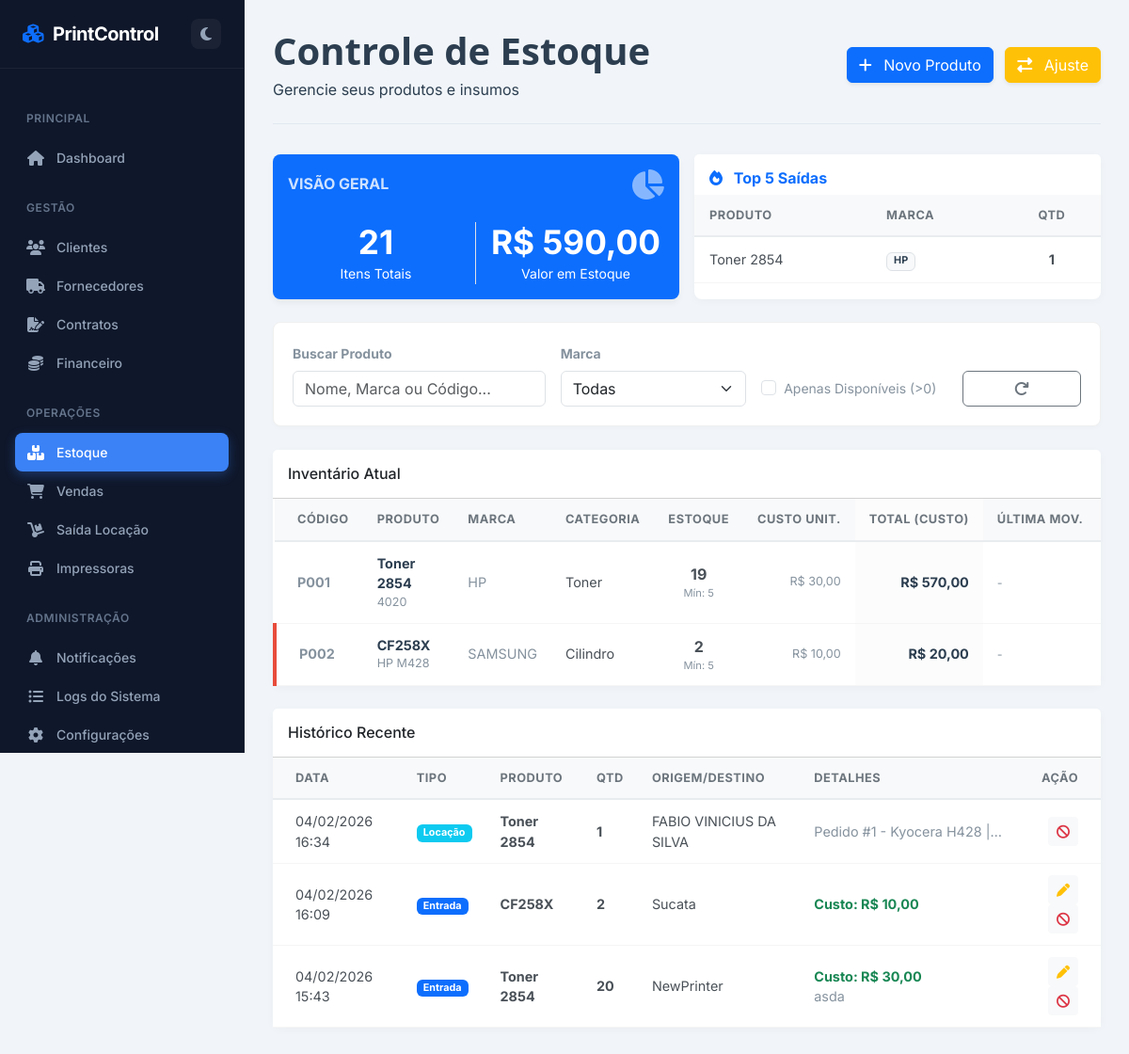
The page /estoque on the database its author committed.
### app.py (models this page shows)
class Produto(db.Model):
    id = db.Column(db.Integer, primary_key=True)
    nome = db.Column(db.String(100), nullable=False)
    categoria = db.Column(db.String(50))
    marca = db.Column(db.String(50))
    compatibilidade = db.Column(db.String(150))
    quantidade = db.Column(db.Integer, default=0)
    minimo = db.Column(db.Integer, default=5)
    valor_pago = db.Column(db.Float, default=0.0)
    valor_venda = db.Column(db.Float, default=0.0)
    observacao = db.Column(db.String(200))
    ativo = db.Column(db.Boolean, default=True)

class Movimentacao(db.Model):
    id = db.Column(db.Integer, primary_key=True)
    produto_id = db.Column(db.Integer, db.ForeignKey('produto.id'), nullable=False)
    tipo = db.Column(db.String(20))
    categoria_movimento = db.Column(db.String(50))
    numero_documento = db.Column(db.String(50))
    quantidade = db.Column(db.Integer, nullable=False)
    valor_unitario_entrada = db.Column(db.Float, default=0.0)
    data = db.Column(db.DateTime, default=datetime.now)
    destino_origem = db.Column(db.String(100))
    observacao = db.Column(db.String(200))
    pedido_id = db.Column(db.Integer, db.ForeignKey('pedido_saida.id'), nullable=True)
    status = db.Column(db.String(20), default='Ativo')
    justificativa_cancelamento = db.Column(db.String(255))
    produto = db.relationship('Produto', backref='movimentacoes')

### app.py (the view)
@app.route('/estoque')
def estoque():
    marca_filtro = request.args.get('marca')
    apenas_disponiveis = request.args.get('disponiveis')
    query = Produto.query
    if marca_filtro and marca_filtro != 'Todas': query = query.filter(Produto.marca.ilike(f'%{marca_filtro}%'))
    if apenas_disponiveis: query = query.filter(Produto.quantidade > 0)
    produtos = query.all()
    historico = Movimentacao.query.order_by(Movimentacao.data.desc()).limit(30).all()
    valor_total_estoque = sum([p.quantidade * p.valor_pago for p in produtos])
    total_itens_estoque = sum([p.quantidade for p in produtos])
    top_saidas = db.session.query(Produto.nome, Produto.marca, func.sum(Movimentacao.quantidade).label('total')).join(Movimentacao).filter(Movimentacao.tipo.in_(['Saida_Locacao', 'Venda', 'Ajuste_Saida']), Movimentacao.status != 'Cancelado').group_by(Produto.id).order_by(desc('total')).limit(30).all()
    marcas = db.session.query(Produto.marca).distinct().all()
    lista_marcas = [m[0] for m in marcas if m[0]]
    return render_template('estoque.html', produtos=produtos, historico=historico, marcas=lista_marcas, valor_total_estoque=valor_total_estoque, total_itens_estoque=total_itens_estoque, top_saidas=top_saidas)

### templates/estoque.html (shortened to what this page needs)
{% extends "base.html" %}
{% block content %}
<div id="estoque-page" class="page-content active">
    <div class="page-header">
        <div class="d-flex justify-content-between align-items-center">
            <div>
                <h1 class="page-title">Controle de Estoque</h1>
                <p class="page-subtitle mb-0">Gerencie seus produtos e insumos</p>
            </div>
            <div>
                <button class="btn btn-primary btn-action shadow-sm me-2" onclick="abrirModalCadastro()">
                    <i class="fas fa-plus me-2"></i> Novo Produto
                </button>
                <button class="btn btn-warning text-white btn-action shadow-sm" data-bs-toggle="modal" data-bs-target="#ajusteEstoqueModal">
                    <i class="fas fa-exchange-alt me-2"></i> Ajuste
                </button>
            </div>
        </div>
    </div>
    <div class="row mb-4 g-3">
        <div class="col-md-6">
            <div class="card card-overview bg-primary h-100">
                <div class="card-body">
                    <div class="d-flex justify-content-between align-items-center mb-4">
                        <h6 class="text-white text-uppercase mb-0 fw-bold" style="opacity: 0.8;">Visão Geral</h6>
                        <i class="fas fa-chart-pie fa-2x" style="opacity: 0.5;"></i>
                    </div>
                    <div class="row text-center">
                        <div class="col-6 border-end border-white-50">
                            <h2>{{ total_itens_estoque }}</h2>
                            <small>Itens Totais</small>
                        </div>
                        <div class="col-6">
                            <h2>{{ valor_total_estoque | currency }}</h2>
                            <small>Valor em Estoque</small>
                        </div>
                    </div>
                </div>
            </div>
        </div>
        <div class="col-md-6">
            <div class="card card-table h-100">
                <div class="card-header bg-white border-bottom-0 pt-3 pb-2">
                    <h6 class="mb-0 text-primary fw-bold"><i class="fas fa-fire me-2"></i> Top 5 Saídas</h6>
                </div>
                <div class="card-body p-0">
                    <div class="table-responsive">
                        <table class="table table-sm table-hover mb-0 align-middle">
                            <thead class="bg-light"><tr><th class="ps-3">PRODUTO</th><th>MARCA</th><th class="text-center pe-3">QTD</th></tr></thead>
                            <tbody>
                                {% for item in top_saidas %}
                                <tr>
                                    <td class="ps-3">{{ item.nome }}</td>
                                    <td><span class="badge bg-light text-dark border">{{ item.marca }}</span></td>
                                    <td class="text-center fw-bold pe-3">{{ item.total }}</td>
                                </tr>
                                {% else %}
                                <tr><td colspan="3" class="text-center text-muted py-3 small">Sem movimentações recentes.</td></tr>
                                {% endfor %}
                            </tbody>
                        </table>
                    </div>
                </div>
            </div>
        </div>
    </div>
    <div class="filter-bar">
        <div class="row g-3 align-items-end">
            <div class="col-md-4">
                <label class="form-label small text-muted fw-bold">Buscar Produto</label>
                <input type="text" class="form-control" id="filtroBusca" placeholder="Nome, Marca ou Código..." onkeyup="filtrarTabela()">
            </div>
            <div class="col-md-3">
                <label class="form-label small text-muted fw-bold">Marca</label>
                <select class="form-select" id="filtroMarca" onchange="filtrarTabela()">
                    <option value="">Todas</option>
                </select>
            </div>
            <div class="col-md-3">
                <div class="form-check mb-2">
                    <input class="form-check-input" type="checkbox" id="checkDisp" onchange="filtrarTabela()">
                    <label class="form-check-label small text-muted" for="checkDisp">Apenas Disponíveis (>0)</label>
                </div>
            </div>
            <div class="col-md-2 d-flex gap-2">
                <button type="button" class="btn btn-outline-secondary w-100" onclick="limparFiltros()" title="Limpar"><i class="fas fa-redo"></i></button>
            </div>
        </div>
    </div>
    <div class="card card-table">
        <div class="card-header bg-white py-3">
            <h5 class="card-title mb-0" style="font-size: 1rem;">Inventário Atual</h5>
        </div>
        <div class="card-body p-0">
            <div class="table-responsive table-scroll-10">
                <table class="table table-hover mb-0 align-middle" id="tabelaEstoque">
                    <thead>
                        <tr>
                            <th width="80" class="ps-4">CÓDIGO</th>
                            <th>PRODUTO</th>
                            <th>MARCA</th>
                            <th>CATEGORIA</th>
                            <th class="text-center">ESTOQUE</th>
                            <th class="text-end">CUSTO UNIT.</th>
                            <th class="text-end" style="background-color: #fcfcfc;">TOTAL (CUSTO)</th>
                            <th>ÚLTIMA MOV.</th>
                            <th>STATUS</th>
                        </tr>
                    </thead>
                    <tbody id="tbodyEstoque">
                        {% for produto in produtos %}
                            {% set limite_atencao = produto.minimo * (1 + config.margem_atencao_pct / 100) %}
                            {% set row_class = '' %}
                            {% set badge_html = '<span class="badge-pill badge-soft-success">Normal</span>' %}
                            {% if not produto.ativo %}
                                {% set row_class = 'text-muted bg-light' %}
                                {% set badge_html = '<span class="badge bg-secondary">Inativo</span>' %}
                            {% else %}
                                {% if produto.quantidade <= produto.minimo %}
                                    {% set row_class = 'product-critical' %}
                                    {% set badge_html = '<span class="badge-pill badge-soft-danger">Crítico</span>' %}
                                {% elif produto.quantidade <= limite_atencao %}
                                    {% set row_class = 'product-low' %}
                                    {% set badge_html = '<span class="badge-pill badge-soft-warning">Baixo</span>' %}
                                {% endif %}
                            {% endif %}
                        <tr class="{{ row_class }}" data-marca="{{ produto.marca }}" data-qtd="{{ produto.quantidade }}">
                            <td class="ps-4 fw-bold text-muted">{{ produto.id | formata_codigo }}</td>
                            <td>
                                <div class="fw-bold text-dark nome-produto">{{ produto.nome }}</div>
                                <small class="text-muted d-block text-truncate" style="max-width: 250px;">{{ produto.compatibilidade }}</small>
                            </td>
                            <td class="text-muted small marca-produto">{{ produto.marca }}</td>
                            <td>{{ produto.categoria }}</td>
                            <td class="text-center">
                                <span class="fw-bold fs-6">{{ produto.quantidade }}</span>
                                <small class="text-muted d-block" style="font-size: 0.7rem;">Mín: {{ produto.minimo }}</small>
                            </td>
                            <td class="text-end">
                                <div class="text-muted small">{{ produto.valor_pago | currency }}</div>
                            </td>
                            <td class="text-end fw-bold text-dark" style="background-color: #fcfcfc;">
                                {{ (produto.quantidade * produto.valor_pago) | currency }}
                            </td>
                            <td>
                                {% if produto.ultima_movimentacao %}
                                    <span class="small text-muted">{{ produto.ultima_movimentacao.data.strftime('%d/%m/%Y') }}</span>
                                {% else %} <span class="small text-muted">-</span> {% endif %}
                            </td>
                            <td>{{ badge_html|safe }}</td>
                        </tr>
                        {% else %}
                        <tr id="sem-resultados"><td colspan="10" class="text-center p-5 text-muted">Nenhum produto encontrado.</td></tr>
                        {% endfor %}
                    </tbody>
                </table>
            </div>
        </div>
    </div>
    <div class="card card-table mt-4">
        <div class="card-header bg-white py-3"><h5 class="card-title mb-0" style="font-size: 1rem;">Histórico Recente</h5></div>
        <div class="card-body p-0">
            <div class="table-responsive" style="max-height: 400px; overflow-y: auto;">
                <table class="table table-hover mb-0 small">
                    <thead class="bg-light"><tr><th class="ps-4">DATA</th><th>TIPO</th><th>PRODUTO</th><th>QTD</th><th>ORIGEM/DESTINO</th><th>DETALHES</th><th class="pe-4 text-end">AÇÃO</th></tr></thead>
                    <tbody>
                        {% for mov in historico %}
                        <tr class="{% if mov.status == 'Cancelado' %}table-danger{% endif %}">
                            <td class="ps-4">{{ mov.data.strftime('%d/%m/%Y %H:%M') }}</td>
                            <td>
                                {% if mov.status == 'Cancelado' %}
                                    <span class="badge bg-danger">CANCELADO</span>
                                {% else %}
                                    {% if mov.tipo == 'Entrada' %} <span class="badge bg-primary">Entrada</span>
                                    {% elif mov.tipo == 'Venda' %} <span class="badge bg-success">Venda</span>
                                    {% elif mov.tipo == 'Saida_Locacao' %} <span class="badge bg-info">Locação</span>
                                    {% else %} <span class="badge bg-warning text-dark">Ajuste</span> {% endif %}
                                {% endif %}
                            </td>
                            <td><strong>{{ mov.produto.nome }}</strong></td>
                            <td class="fw-bold">{{ mov.quantidade }}</td>
                            <td>{{ mov.destino_origem }}</td>
                            <td>
                                {% if mov.tipo == 'Entrada' %}<span class="text-success fw-bold">Custo: {{ mov.valor_unitario_entrada | currency }}</span>{% endif %}
                                <span class="text-muted d-block text-truncate" style="max-width: 200px;">{{ mov.observacao }}</span>
                            </td>
                            <td class="text-end pe-4">
                                {% if mov.status != 'Cancelado' %}
                                    {% if mov.tipo == 'Entrada' %}
                                    <button class="btn btn-sm btn-light text-warning"
                                        type="button"
                                        data-id="{{ mov.id }}"
                                        data-qtd="{{ mov.quantidade }}"
                                        data-valor="{{ '%.2f'|format(mov.valor_unitario_entrada)|replace('.', ',') }}"
                                        onclick="editarEntrada(this)"
                                        title="Corrigir Valor">
                                        <i class="fas fa-pen"></i>
                                    </button>
                                    {% endif %}
                                    <button class="btn btn-sm btn-light text-danger" onclick="abrirModalCancelar('{{ mov.id }}')" title="Cancelar">
                                        <i class="fas fa-ban"></i>
                                    </button>
                                {% endif %}
                            </td>
                        </tr>
                        {% endfor %}
                    </tbody>
                </table>
            </div>
        </div>
    </div>
</div>
{% endblock %}

### rows shown on the page
Produto: nome "Toner 2854", marca "HP", total "1", id "P001", compatibilidade "4020", categoria "Toner", quantidade "19", minimo "5", valor_pago "R$ 30,00", (produto.quantidade*produto.valor_pago)|currency "R$ 570,00"
Produto: id "P002", nome "CF258X", compatibilidade "HP M428", marca "SAMSUNG", categoria "Cilindro", quantidade "2", minimo "5", valor_pago "R$ 10,00", (produto.quantidade*produto.valor_pago)|currency "R$ 20,00"
Movimentacao: data "04/02/2026 16:34", status "Locação", produto.nome "Toner 2854", quantidade "1", destino_origem "FABIO VINICIUS DA SILVA", observacao "Pedido #1 - Kyocera H428 |…"
Movimentacao: data "04/02/2026 16:09", status "Entrada", produto.nome "CF258X", quantidade "2", destino_origem "Sucata", valor_unitario_entrada "R$ 10,00"
Movimentacao: data "04/02/2026 15:43", status "Entrada", produto.nome "Toner 2854", quantidade "20", destino_origem "NewPrinter", valor_unitario_entrada "R$ 30,00", observacao "asda"

### other values the page prints
{{ total_itens_estoque }} "21"
{{ valor_total_estoque | currency }} "R$ 590,00"
